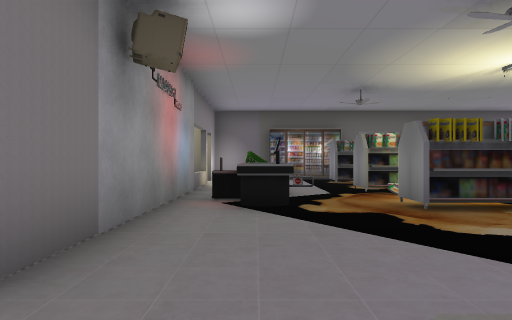
View 1 (above)

20 first-person views from a walk through a scene from a Unity 3-D project. The camera is 1.3 m above the floor, looks level and sees 75° across. The floor is counted in squares, 2 m on a side. Each view is taken from the middle of a square. On the plan, view 1 faces up. The plan holds only what a view shows up to about 10 squares ahead; the rest is blank. The player character is not drawn. Door leaves are left out, so doorways stand open. Some surface patterns are stand-ins.

View 2
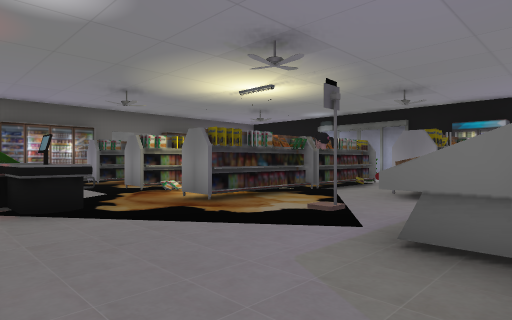

View 3
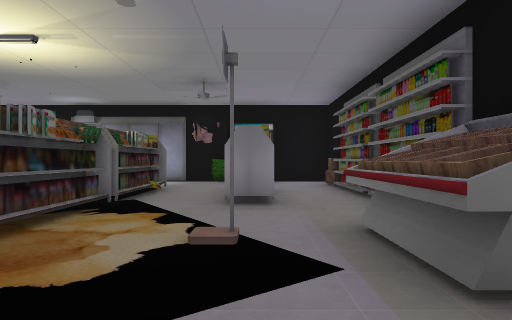

View 4
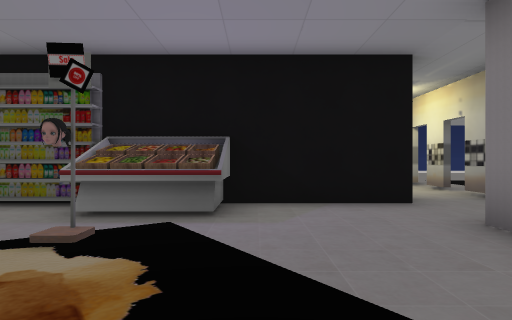

View 5
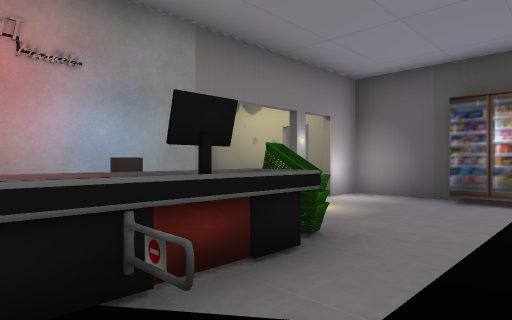

View 6
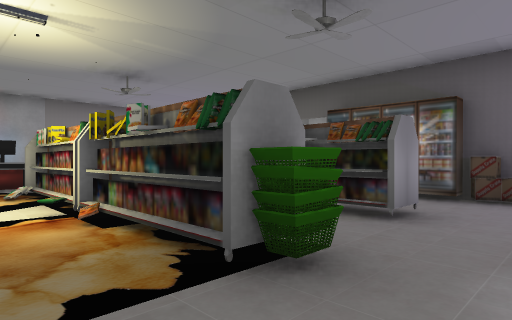

View 7
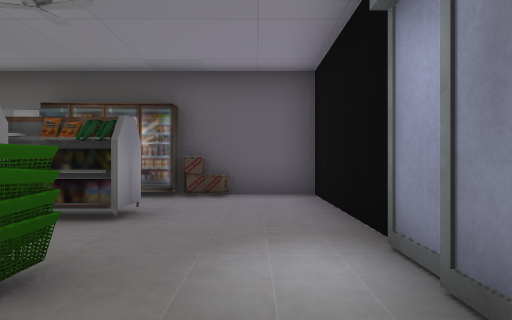

View 8
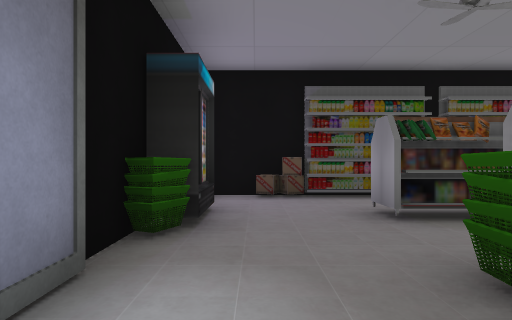

View 9
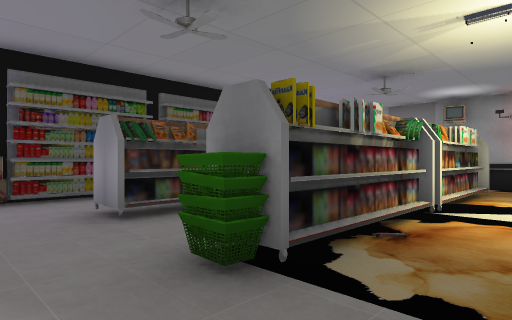

View 10
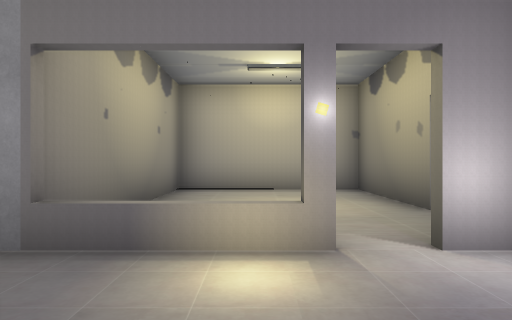

View 11
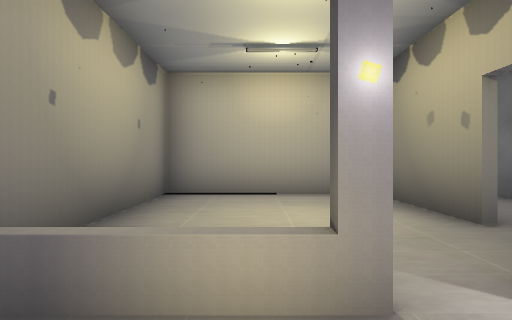

View 12
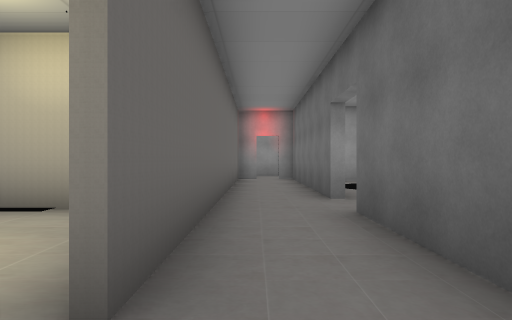

View 13
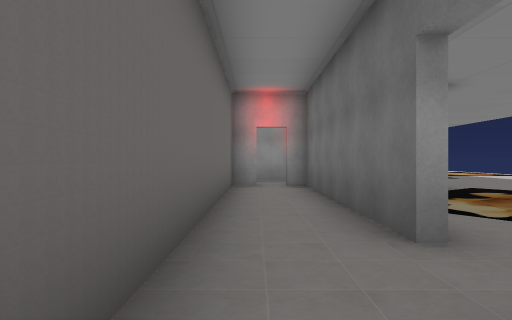

View 14
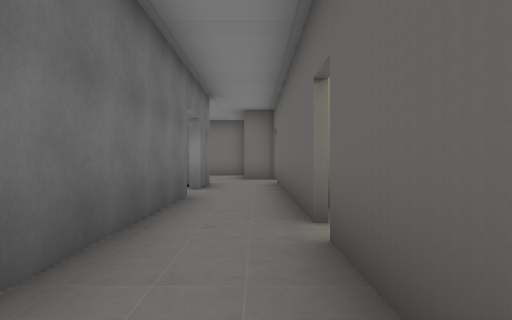

View 15
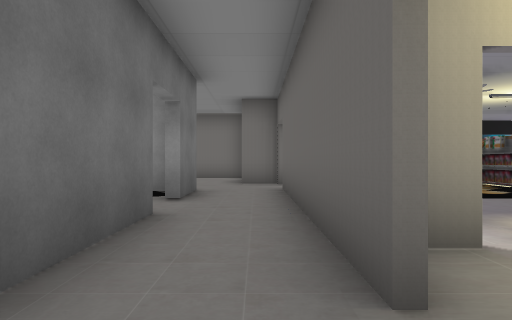

View 16
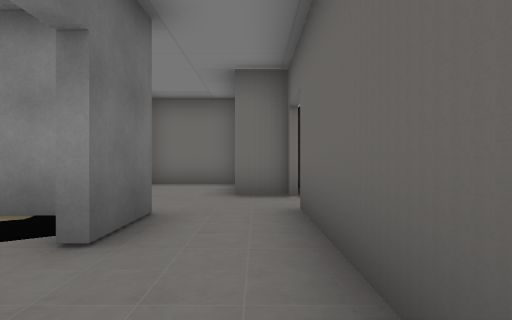

View 17
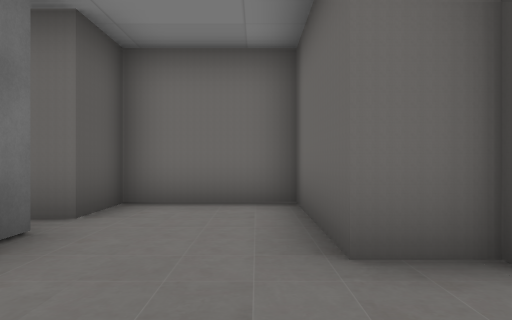

View 18
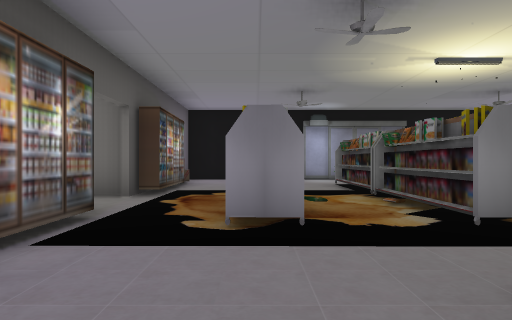

View 19
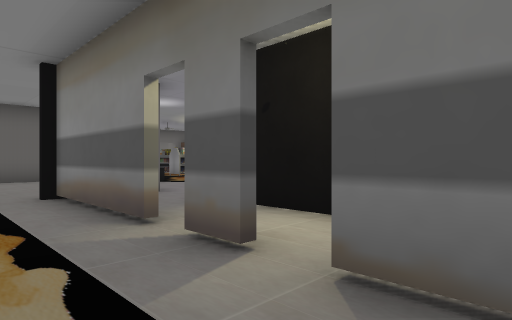

View 20
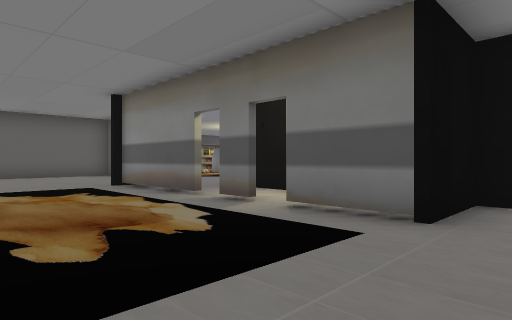

### Floor plan
Points are (right, up) in squares from view 1. A wall is a line through its corners. A room is listed if a view was taken in it or the views show most of it. See-through windows are left out.
Room 1 (views 1, 2, 3, 4, 5, 6, 7, 8, 9, 10, 11, 12, 13, 14, 15, 16, 17, 18)
walls: (2.1, 4.4) (3.5, 4.4); (4.5, 4.4) (2.2, 4.4); (4.5, 4.1) (2, 4.1) (2, 4.9); (2.4, 11.4) (3.4, 11.4); (-1.4, 9.6) (-1.4, 1.5); (5.2, 11.4) (5.2, 12.4) (8, 12.4) (8, 15) (6.7, 15); (5.5, 11.3) (4.9, 11.3); (0.4, 11.3) (-2.6, 11.3); (-1.4, 11.2) (-1.4, 10.2); (3, 13.2) (1.5, 13.2); (10.1, 7.8) (10.1, 11.3) (8.5, 11.3); (-1.5, -0.2) (1.5, -0.2); (0.1, 13.2) (-6.1, 13.2); (-2.6, 11.4) (0.5, 11.4); (9.4, -0.2) (10, -0.2); (-3.3, -1) (-3.3, -1.8); (6, 15) (5.5, 15); (-1.4, -2.9) (-1.4, -1.4); (-3.3, -2.4) (-3.3, -3.2); (-7.5, 13.2) (-13.3, 13.2); (-13.3, 12.1) (-13.3, 11.4) (-3.2, 11.4)
ways out: opening at (-7, 13) to room 2; opening at (1, 14) to room 2; open door at (-3, -3) to room 2; open door at (-3, 11) to room 3; open door at (-1.5, 10) to room 3
objects: other object (0, 5) to (1, 6); other object (0, 7); other object (1, 11) to (2, 11); other object (2, 0) to (3, 1); other object (2, 6) to (4, 7); other object (2, 9) to (4, 9); other object (3, 2); other object (4, 0) to (5, 0); other object (5, 2) to (7, 2); other object (5, 4); other object (5, 7) to (7, 7); other object (5, 9) to (7, 9); other object (6, 0) to (7, 0); other object (6, 4) to (7, 4); other object (7, 11); other object (8, 0); other object (8, 4); other object (8, 7); other object (8, 11); other object (9, 0); other object (10, 2); other object (10, 3); other object (10, 7)
Room 2 (views 19, 20)
walls: (-2.9, 7.1) (-3.5, 7.1); (-3.4, -1.8) (-3.4, 1.6); (-3.4, -3.2) (-3.4, -2.4); (2.7, 13.6) (2.7, 14.9); (-1.4, -5.9) (-3.4, -5.9) (-3.4, -3.9)
ways out: opening at (-7, 13) to room 1; opening at (1, 14) to room 1; open door at (-3, -3) to room 1
Room 3 (no view inside)
walls: (-3.2, 11.3) (-6.4, 11.3) (-6.4, 7.3) (-1.4, 7.3); (-1.4, 10.2) (-1.4, 11.1)
ways out: open door at (-3, 11) to room 1; open door at (-1.5, 10) to room 1

Positions as (right, up) in squares from view 1, and headings:
1: (0, 0), facing up
2: (-1, 0), facing up-right
3: (0, 2), facing right
4: (1, 5), facing down
5: (2, 5), facing up-left
6: (9, 5), facing up-left
7: (9, 5), facing up
8: (9, 6), facing down
9: (9, 6), facing down-left
10: (1, 9), facing left
11: (0, 9), facing left
12: (-2, 12), facing left
13: (-5, 12), facing left
14: (-6, 12), facing right
15: (-4, 12), facing right
16: (-1, 12), facing right
17: (3, 13), facing right
18: (-1, 9), facing right
19: (-5, -5), facing up-right
20: (-7, -7), facing up-right
